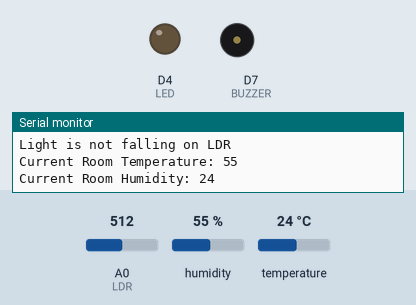
Simulated run of this sketch. Board: ESP8266 (NodeMCU). Shown: output pins drawn as LEDs (lit = HIGH), buzzer (waves = sounding, pin HIGH), the last lines printed to the serial monitor. Inputs (shaded band) come from the test bench; at power-on: A0 (LDR) = 512, humidity 55 %, temperature 24 °C.

Above: at 2.7 s.
2.8 s: A0 (LDR) set to 211
4.3 s: A0 (LDR) set to 191
At 4.7 s:
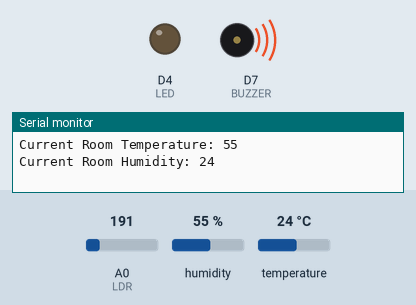
5.8 s: A0 (LDR) set to 210
At 6.4 s:
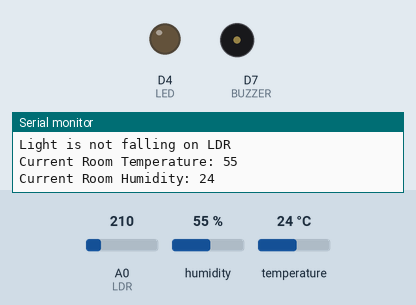
7.3 s: A0 (LDR) set to 190
At 8.7 s:
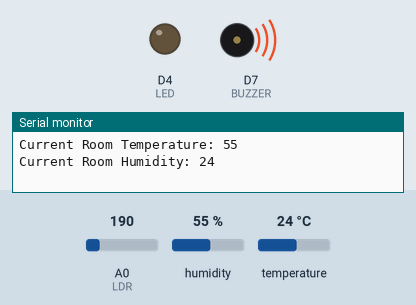
Timing chart, 0 to 9.8 s (numbered marks = the images above; inputs shaded):
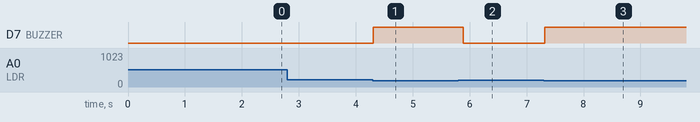

The sketch:

Part1_2_code.ino
```cpp
#include "UbidotsESPMQTT.h"
#include <DHT.h>
#include <stdio.h>

/****************************************
   Define Constants
 ****************************************/
#define BUZZER D7
#define LDR A0
#define TEMP D5
#define LED D4
#define DHTTYPE DHT11   // DHT 11
#define DHTPIN D5

#define WIFISSID "Arihant KR"                               // Put your WifiSSID here
#define PASSWORD "333333333333"                     // Put your wifi password here
#define TOKEN "BBFF-nPzQ3r0ckEHHb3v3IJpcfkQTXvoFiK"   // Ubidots Token
#define VARIABLE_TO_SUBSCRIBE "home_bulb"
#define DEVICE_LABEL "esp8266"


Ubidots client(TOKEN);
DHT dht = DHT(DHTPIN, DHTTYPE);
bool ismailsent=0;

/****************************************
   Auxiliar Functions
 ****************************************/
void callback(char* topic, byte* payload, unsigned int length) {
  Serial.print("Message arrived [");
  Serial.print(topic);
  Serial.print("] ");
  for (int i = 0; i < length; i++) {
    Serial.print((char)payload[i]);
  }
  if ((char)payload[0] == '0')
  {
    Serial.println("Since, Output is 0, I'm going to turn off LED");
    digitalWrite(LED, LOW);
  }
  else if ((char)payload[0] == '1')
  {
    Serial.println("Since, Output is 1, I'm going to turn on LED");
    digitalWrite(LED, HIGH);
  }
  else {
    Serial.print(" Ubidots Value is ");
    Serial.println((char)payload[0]);
  }
}

/****************************************
   Main Functions
 ****************************************/

void setup() {
  Serial.begin(115200);

  pinMode(BUZZER, OUTPUT);
  pinMode(LED, OUTPUT);
  pinMode(TEMP, INPUT);

  client.ubidotsSetBroker("industrial.api.ubidots.com");
  client.setDebug(true);
  client.wifiConnection(WIFISSID, PASSWORD);
  client.begin(callback);
  client.ubidotsSubscribe(DEVICE_LABEL, VARIABLE_TO_SUBSCRIBE);

  dht.begin();
}

void loop() {

  // Controlling Buzzer with LDR Sensor
  if (analogRead(LDR) < 200) {
    Serial.println("Light is falling on LDR. Buzzer will be turned on.");
    digitalWrite(BUZZER, HIGH);
    if(!ismailsent)
    {
      String maildetail = "Seems like your Home is under some security threat, an unknown source of unrecognised light has disturbed the LDR sensor.\n";
      maildetail += "I think you must check what happened!\n\n";
      maildetail += "The current Room temperature is " + String(dht.readTemperature()) + " Degree Celsius" + "\n";
      maildetail += "The current Room Relative Humidity is " + String(dht.readHumidity()) + " %\n";
      client.sendMail("mail.smtp2go.com",2525, "QXJpaGFudGty","YXJpaGFudDEyMw==","nodemcu@gmail.com","arihanteshwar@gmail.com","Security Breach",maildetail);
      ismailsent=1;
    }
  }
  else {
    Serial.println("Light is not falling on LDR");
    digitalWrite(BUZZER, LOW);
    ismailsent=0;
  }

  // Controlling Bulb with Website
  if (!client.connected()) {
    client.reconnect();
    client.ubidotsSubscribe(DEVICE_LABEL, VARIABLE_TO_SUBSCRIBE);
  }
  client.loop();

  // Reading Temperature and Humidity
  int humidity_data = (int)dht.readHumidity();
  int temperature_data = (int)dht.readTemperature();

  Serial.print("Current Room Temperature: ");
  Serial.println(humidity_data);
  Serial.print("Current Room Humidity: ");
  Serial.println(temperature_data);
  Serial.print("\n\n");

  delay(100);
}
```

Measured:
- the behaviour switches between 200 and 199 on A0 (LDR) (found by bisection; images 0 and 1)
- after the input at 4.3 s, D7 (BUZZER): LOW → HIGH at once
- after the input at 5.8 s, D7 (BUZZER): HIGH → LOW after 0.09 s
- after the input at 7.3 s, D7 (BUZZER): LOW → HIGH at once
